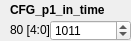
      <widget class="QWidget" name="widget_16" native="true">
       <property name="geometry">
        <rect>
         <x>10</x>
         <y>240</y>
         <width>131</width>
         <height>41</height>
        </rect>
       </property>
       <widget class="QLabel" name="label_500">
        <property name="geometry">
         <rect>
          <x>10</x>
          <y>0</y>
          <width>111</width>
          <height>20</height>
         </rect>
        </property>
        <property name="font">
         <font>
          <weight>75</weight>
          <bold>true</bold>
         </font>
        </property>
        <property name="text">
         <string>CFG_p1_in_time</string>
        </property>
       </widget>
       <widget class="QLabel" name="addr_CFG_p1_in_time">
        <property name="geometry">
         <rect>
          <x>10</x>
          <y>20</y>
          <width>101</width>
          <height>20</height>
         </rect>
        </property>
        <property name="text">
         <string>80 [4:0]</string>
        </property>
       </widget>
       <widget class="QSpinBox" name="spinBox_CFG_p1_in_time">
        <property name="geometry">
         <rect>
          <x>50</x>
          <y>20</y>
          <width>81</width>
          <height>21</height>
         </rect>
        </property>
        <property name="maximum">
         <number>31</number>
        </property>
        <property name="value">
         <number>11</number>
        </property>
        <property name="displayIntegerBase">
         <number>2</number>
        </property>
       </widget>
      </widget>
